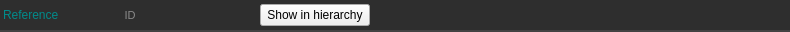
<?xml version="1.0" encoding="UTF-8"?>
<ui version="4.0">
 <class>Widget</class>
 <widget class="QWidget" name="Widget">
  <property name="geometry">
   <rect>
    <x>0</x>
    <y>0</y>
    <width>790</width>
    <height>32</height>
   </rect>
  </property>
  <property name="minimumSize">
   <size>
    <width>0</width>
    <height>0</height>
   </size>
  </property>
  <property name="maximumSize">
   <size>
    <width>16777215</width>
    <height>32</height>
   </size>
  </property>
  <property name="windowTitle">
   <string>Form</string>
  </property>
  <property name="styleSheet">
   <string notr="true">.QWidget {
    font: 580 10pt &quot;Segoe UI&quot;;
    border: 2px solid black;
    border-radius: 0px;
    border-left: 0px;
    border-right: 0px;
	border-top: 0px;
    border-color: rgba(66, 66, 66, 255);
    padding: 8px;
    padding-left: 6px;
    padding-right: 6px;
    color: #e5e5e5;
    background-color: #2e2e2e;
}

.QWidget::hover {
}
.QWidget::selected {
    background-color: #515965;
}</string>
  </property>
  <layout class="QVBoxLayout" name="verticalLayout">
   <property name="spacing">
    <number>0</number>
   </property>
   <property name="leftMargin">
    <number>0</number>
   </property>
   <property name="topMargin">
    <number>0</number>
   </property>
   <property name="rightMargin">
    <number>0</number>
   </property>
   <property name="bottomMargin">
    <number>0</number>
   </property>
   <item>
    <widget class="QFrame" name="frame">
     <property name="minimumSize">
      <size>
       <width>0</width>
       <height>32</height>
      </size>
     </property>
     <property name="maximumSize">
      <size>
       <width>16777215</width>
       <height>32</height>
      </size>
     </property>
     <property name="styleSheet">
      <string notr="true">.QFrame {
    font: 580 10pt &quot;Segoe UI&quot;;
    border: 2px solid black;
    border-radius: 0px;
    border-left: 0px;
    border-right: 0px;
	border-top: 0px;
    border-color: rgba(66, 66, 66, 255);
    color: #e5e5e5;
    background-color: #2e2e2e;
}

.QFrame::hover {
}
.QFrame::selected {
    background-color: #515965;
}</string>
     </property>
     <property name="frameShape">
      <enum>QFrame::Shape::StyledPanel</enum>
     </property>
     <property name="frameShadow">
      <enum>QFrame::Shadow::Raised</enum>
     </property>
     <property name="lineWidth">
      <number>0</number>
     </property>
     <layout class="QHBoxLayout" name="horizontalLayout_2">
      <property name="spacing">
       <number>16</number>
      </property>
      <property name="leftMargin">
       <number>0</number>
      </property>
      <property name="topMargin">
       <number>0</number>
      </property>
      <property name="rightMargin">
       <number>0</number>
      </property>
      <property name="bottomMargin">
       <number>0</number>
      </property>
      <item>
       <layout class="QHBoxLayout" name="layout">
        <property name="sizeConstraint">
         <enum>QLayout::SizeConstraint::SetFixedSize</enum>
        </property>
        <item>
         <widget class="QLabel" name="property_class">
          <property name="sizePolicy">
           <sizepolicy hsizetype="Fixed" vsizetype="Preferred">
            <horstretch>0</horstretch>
            <verstretch>0</verstretch>
           </sizepolicy>
          </property>
          <property name="styleSheet">
           <string notr="true">border:0px;
background-color: rgba(255, 255, 255, 0);
font: 8pt &quot;Segoe UI&quot;;
padding-right: 16px;

color: #008B8B;</string>
          </property>
          <property name="text">
           <string>Reference</string>
          </property>
         </widget>
        </item>
        <item>
         <widget class="QLineEdit" name="reference_id">
          <property name="sizePolicy">
           <sizepolicy hsizetype="Minimum" vsizetype="Fixed">
            <horstretch>0</horstretch>
            <verstretch>0</verstretch>
           </sizepolicy>
          </property>
          <property name="maximumSize">
           <size>
            <width>72</width>
            <height>16777215</height>
           </size>
          </property>
          <property name="focusPolicy">
           <enum>Qt::FocusPolicy::NoFocus</enum>
          </property>
          <property name="styleSheet">
           <string notr="true">QLineEdit {
    font-size: 8pt;
    font-family: &quot;Segoe UI&quot;;
    border-top: 0px;
    border-left: 0px;
    border-right: 0px;
    border-radius: 0px;
    padding: 2px;
    color: #e5e5e5;
    border-bottom: 0px solid rgba(94, 94, 94, 255);
    background-color: transparent;
}

QLineEdit:focus {
    border-color: rgba(94, 94, 94, 255);
}

QLineEdit::selection {
    background-color: #515965;
    color: white;
}</string>
          </property>
          <property name="inputMethodHints">
           <set>Qt::InputMethodHint::ImhLatinOnly|Qt::InputMethodHint::ImhLowercaseOnly</set>
          </property>
          <property name="maxLength">
           <number>32</number>
          </property>
          <property name="alignment">
           <set>Qt::AlignmentFlag::AlignCenter</set>
          </property>
          <property name="readOnly">
           <bool>true</bool>
          </property>
          <property name="placeholderText">
           <string>ID</string>
          </property>
         </widget>
        </item>
        <item>
         <widget class="QToolButton" name="reference_clear">
          <property name="enabled">
           <bool>true</bool>
          </property>
          <property name="focusPolicy">
           <enum>Qt::FocusPolicy::NoFocus</enum>
          </property>
          <property name="styleSheet">
           <string notr="true">QToolButton {
    border: 2px solid black;
    border-radius: 0px;
    border-color: rgba(94, 94, 94, 255);
border-left: None;
border-top: None;
border-right: None;
    padding: 2px;
    color: #e5e5e5;
    background-color: #363636;
height:16px;
width:16px;
    border-bottom: 0px solid rgba(94, 94, 94, 255);
    background-color: #2e2e2e;
}
QToolButton:hover {
    background-color: #515965;
    color: white;
}</string>
          </property>
          <property name="text">
           <string/>
          </property>
          <property name="icon">
           <iconset>
            <normaloff>:/icons/cancel_16dp.svg</normaloff>:/icons/cancel_16dp.svg</iconset>
          </property>
          <property name="iconSize">
           <size>
            <width>24</width>
            <height>24</height>
           </size>
          </property>
         </widget>
        </item>
        <item>
         <widget class="QToolButton" name="reference_search">
          <property name="enabled">
           <bool>true</bool>
          </property>
          <property name="focusPolicy">
           <enum>Qt::FocusPolicy::NoFocus</enum>
          </property>
          <property name="styleSheet">
           <string notr="true">QToolButton {
    border: 2px solid black;
    border-radius: 0px;
    border-color: rgba(94, 94, 94, 255);
border-left: None;
border-top: None;
border-right: None;
    padding: 2px;
    color: #e5e5e5;
    background-color: #363636;
height:16px;
width:16px;
    border-bottom: 0px solid rgba(94, 94, 94, 255);
    background-color: #2e2e2e;
}
QToolButton:hover {
    background-color: #515965;
    color: white;
}</string>
          </property>
          <property name="text">
           <string/>
          </property>
          <property name="icon">
           <iconset>
            <normaloff>:/icons/search_24dp.svg</normaloff>:/icons/search_24dp.svg</iconset>
          </property>
          <property name="iconSize">
           <size>
            <width>24</width>
            <height>24</height>
           </size>
          </property>
         </widget>
        </item>
        <item>
         <widget class="QPushButton" name="reference_show_button">
          <property name="minimumSize">
           <size>
            <width>110</width>
            <height>0</height>
           </size>
          </property>
          <property name="styleSheet">
           <string notr="true"/>
          </property>
          <property name="text">
           <string>Show in hierarchy</string>
          </property>
         </widget>
        </item>
        <item>
         <spacer name="horizontalSpacer">
          <property name="orientation">
           <enum>Qt::Orientation::Horizontal</enum>
          </property>
          <property name="sizeHint" stdset="0">
           <size>
            <width>40</width>
            <height>20</height>
           </size>
          </property>
         </spacer>
        </item>
       </layout>
      </item>
     </layout>
    </widget>
   </item>
  </layout>
 </widget>
 <resources>
  <include location="../../../../../resources.qrc"/>
 </resources>
 <connections/>
</ui>
